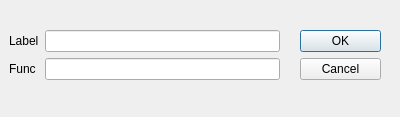
<?xml version="1.0" encoding="UTF-8"?>
<ui version="4.0">
 <class>editDialog</class>
 <widget class="QDialog" name="editDialog">
  <property name="geometry">
   <rect>
    <x>0</x>
    <y>0</y>
    <width>400</width>
    <height>117</height>
   </rect>
  </property>
  <property name="windowTitle">
   <string>Dialog</string>
  </property>
  <widget class="QDialogButtonBox" name="buttonBox">
   <property name="geometry">
    <rect>
     <x>300</x>
     <y>30</y>
     <width>81</width>
     <height>71</height>
    </rect>
   </property>
   <property name="orientation">
    <enum>Qt::Vertical</enum>
   </property>
   <property name="standardButtons">
    <set>QDialogButtonBox::Cancel|QDialogButtonBox::Ok</set>
   </property>
  </widget>
  <widget class="QWidget" name="formLayoutWidget">
   <property name="geometry">
    <rect>
     <x>9</x>
     <y>30</y>
     <width>271</width>
     <height>71</height>
    </rect>
   </property>
   <layout class="QFormLayout" name="formLayout">
    <item row="0" column="0">
     <widget class="QLabel" name="label">
      <property name="text">
       <string>Label</string>
      </property>
     </widget>
    </item>
    <item row="0" column="1">
     <widget class="QLineEdit" name="labelEdit"/>
    </item>
    <item row="1" column="0">
     <widget class="QLabel" name="label_2">
      <property name="text">
       <string>Func</string>
      </property>
     </widget>
    </item>
    <item row="1" column="1">
     <widget class="QLineEdit" name="funcEdit"/>
    </item>
   </layout>
  </widget>
 </widget>
 <resources/>
 <connections>
  <connection>
   <sender>buttonBox</sender>
   <signal>accepted()</signal>
   <receiver>editDialog</receiver>
   <slot>accept()</slot>
   <hints>
    <hint type="sourcelabel">
     <x>248</x>
     <y>254</y>
    </hint>
    <hint type="destinationlabel">
     <x>157</x>
     <y>274</y>
    </hint>
   </hints>
  </connection>
  <connection>
   <sender>buttonBox</sender>
   <signal>rejected()</signal>
   <receiver>editDialog</receiver>
   <slot>reject()</slot>
   <hints>
    <hint type="sourcelabel">
     <x>316</x>
     <y>260</y>
    </hint>
    <hint type="destinationlabel">
     <x>286</x>
     <y>274</y>
    </hint>
   </hints>
  </connection>
 </connections>
</ui>
